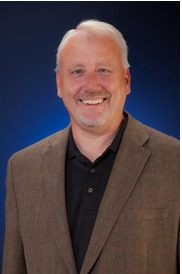
#> input picture Exercise1/Sam.png, 182 x 274 px, found by its file name
$ python facedetect.py   (older library calls are emulated)
#> lines starting #> are read from the running program, lines starting #| are printed output that depends on the picture; after the words box and inside, x2 and y2 are one past the last pixel; in counts of white or black regions, pixels touching at a corner belong together
import cv2
import sys

# Get user supplied values
imagePath = "/home/daniel/UnivCol/Summer2018/MachineVision/Exercises/Exercise1/Sam.png"
cascPath = "/home/daniel/UnivCol/Summer2018/MachineVision/Exercises/Exercise1/haarcascade_frontalface_default.xml"

# Create the haar cascade
faceCascade = cv2.CascadeClassifier(cascPath)

# Read the image
image = cv2.imread(imagePath)
#> image is the input picture: shape (274, 182, 3); mean B, G, R 69.1, 63.9, 75.9
gray = cv2.cvtColor(image, cv2.COLOR_BGR2GRAY)
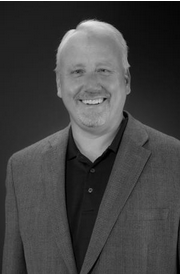
#> gray: shape (274, 182); min 0, max 255, mean 68.1

# Detect faces in the image
faces = faceCascade.detectMultiScale(
    gray,
    scaleFactor=1.1,
    minNeighbors=5,
    minSize=(30, 30),
    flags = cv2.cv.CV_HAAR_SCALE_IMAGE
)
#> faces = [[48, 39, 85, 85], [60, 72, 73, 73]]

print("Found {0} faces!".format(len(faces)))
#| Found 2 faces!

# Draw a rectangle around the faces
for (x, y, w, h) in faces:
    cv2.rectangle(image, (x, y), (x+w, y+h), (0, 255, 0), 2)
#> this loop made 2 passes
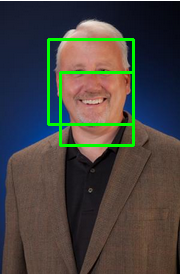
#> image: shape (274, 182, 3); 3.44% of pixels changed, all inside (x1, y1, x2, y2) = (47, 38, 135, 147)

cv2.imshow("Faces found", image)
cv2.waitKey(0)
